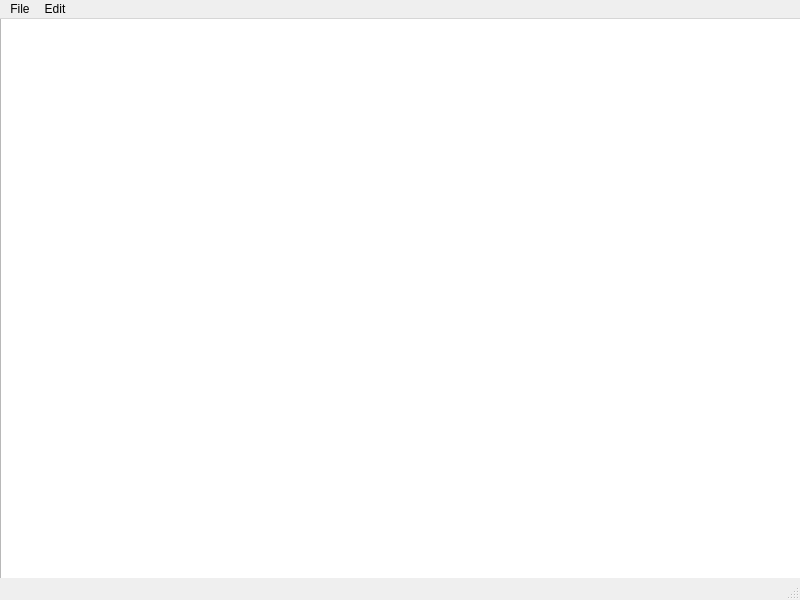
<?xml version="1.0" encoding="UTF-8"?>
<ui version="4.0">
 <class>MainWindow</class>
 <widget class="QMainWindow" name="MainWindow">
  <property name="geometry">
   <rect>
    <x>0</x>
    <y>0</y>
    <width>800</width>
    <height>600</height>
   </rect>
  </property>
  <property name="windowTitle">
   <string>MainWindow</string>
  </property>
  <widget class="QWidget" name="centralwidget">
   <widget class="QWidget" name="verticalLayoutWidget">
    <property name="geometry">
     <rect>
      <x>0</x>
      <y>-20</y>
      <width>801</width>
      <height>641</height>
     </rect>
    </property>
    <layout class="QVBoxLayout" name="verticalLayout">
     <item>
      <widget class="QTextEdit" name="textEdit"/>
     </item>
    </layout>
   </widget>
  </widget>
  <widget class="QMenuBar" name="menubar">
   <property name="geometry">
    <rect>
     <x>0</x>
     <y>0</y>
     <width>800</width>
     <height>24</height>
    </rect>
   </property>
   <widget class="QMenu" name="menuFile">
    <property name="title">
     <string>File</string>
    </property>
    <addaction name="actionNEw"/>
    <addaction name="actionOpen"/>
    <addaction name="actionSave_as"/>
    <addaction name="actionPrint"/>
    <addaction name="actionExit"/>
   </widget>
   <widget class="QMenu" name="menuEdit">
    <property name="title">
     <string>Edit</string>
    </property>
    <addaction name="actionCopy"/>
    <addaction name="actionPaste"/>
    <addaction name="actionCut"/>
    <addaction name="actionUndo"/>
    <addaction name="actionRedo"/>
   </widget>
   <addaction name="menuFile"/>
   <addaction name="menuEdit"/>
  </widget>
  <widget class="QStatusBar" name="statusbar"/>
  <action name="actionNEw">
   <property name="icon">
    <iconset resource="Resources.qrc">
     <normaloff>:/imgs/New.bmp</normaloff>:/imgs/New.bmp</iconset>
   </property>
   <property name="text">
    <string>New</string>
   </property>
  </action>
  <action name="actionOpen">
   <property name="icon">
    <iconset resource="Resources.qrc">
     <normaloff>:/imgs/Open.bmp</normaloff>:/imgs/Open.bmp</iconset>
   </property>
   <property name="text">
    <string>Open</string>
   </property>
  </action>
  <action name="actionSave_as">
   <property name="icon">
    <iconset resource="Resources.qrc">
     <normaloff>:/imgs/Save.bmp</normaloff>:/imgs/Save.bmp</iconset>
   </property>
   <property name="text">
    <string>Save as</string>
   </property>
  </action>
  <action name="actionPrint">
   <property name="text">
    <string>Print</string>
   </property>
  </action>
  <action name="actionExit">
   <property name="text">
    <string>Exit</string>
   </property>
  </action>
  <action name="actionCopy">
   <property name="text">
    <string>Copy</string>
   </property>
  </action>
  <action name="actionPaste">
   <property name="text">
    <string>Paste</string>
   </property>
  </action>
  <action name="actionCut">
   <property name="text">
    <string>Cut</string>
   </property>
  </action>
  <action name="actionUndo">
   <property name="text">
    <string>Undo</string>
   </property>
  </action>
  <action name="actionRedo">
   <property name="text">
    <string>Redo</string>
   </property>
  </action>
 </widget>
 <resources>
  <include location="Resources.qrc"/>
 </resources>
 <connections/>
</ui>
